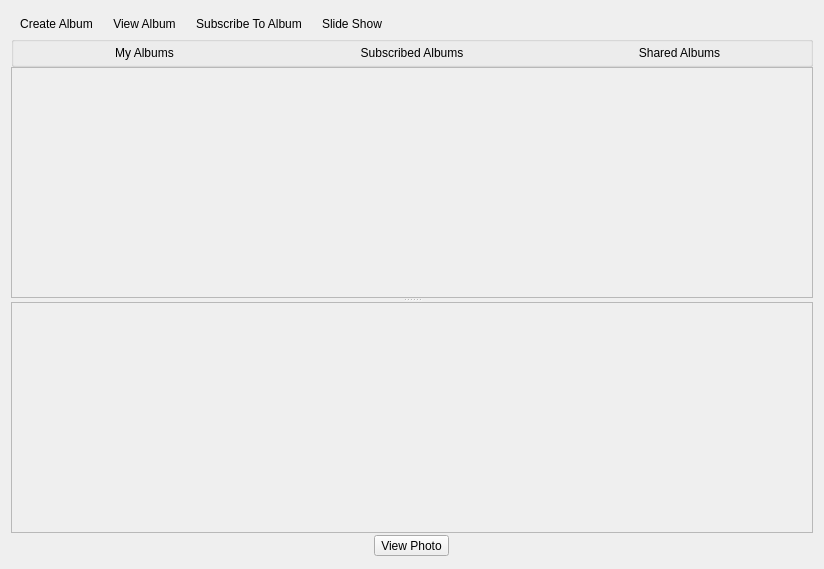
<?xml version="1.0" encoding="UTF-8"?>
<ui version="4.0">
 <class>PhotoShare</class>
 <widget class="QWidget" name="PhotoShare">
  <property name="geometry">
   <rect>
    <x>0</x>
    <y>0</y>
    <width>824</width>
    <height>569</height>
   </rect>
  </property>
  <property name="windowTitle">
   <string>Form</string>
  </property>
  <layout class="QVBoxLayout" name="verticalLayout">
   <property name="spacing">
    <number>0</number>
   </property>
   <item>
    <widget class="QFrame" name="toolBarFrame">
     <layout class="QHBoxLayout" name="horizontalLayout_5">
      <property name="margin">
       <number>2</number>
      </property>
      <item>
       <widget class="QToolButton" name="toolButton_NewAlbum">
        <property name="text">
         <string>Create Album</string>
        </property>
        <property name="icon">
         <iconset resource="../images.qrc">
          <normaloff>:/images/add_image24.png</normaloff>:/images/add_image24.png</iconset>
        </property>
        <property name="iconSize">
         <size>
          <width>24</width>
          <height>24</height>
         </size>
        </property>
        <property name="toolButtonStyle">
         <enum>Qt::ToolButtonTextBesideIcon</enum>
        </property>
        <property name="autoRaise">
         <bool>true</bool>
        </property>
       </widget>
      </item>
      <item>
       <widget class="QToolButton" name="toolButton_ViewAlbum">
        <property name="text">
         <string>View Album</string>
        </property>
        <property name="icon">
         <iconset resource="Photo_images.qrc">
          <normaloff>:/images/kview_24.png</normaloff>:/images/kview_24.png</iconset>
        </property>
        <property name="iconSize">
         <size>
          <width>24</width>
          <height>24</height>
         </size>
        </property>
        <property name="toolButtonStyle">
         <enum>Qt::ToolButtonTextBesideIcon</enum>
        </property>
        <property name="autoRaise">
         <bool>true</bool>
        </property>
       </widget>
      </item>
      <item>
       <widget class="QToolButton" name="toolButton_subscribe">
        <property name="text">
         <string>Subscribe To Album</string>
        </property>
        <property name="icon">
         <iconset resource="Photo_images.qrc">
          <normaloff>:/images/album_subscribe.png</normaloff>:/images/album_subscribe.png</iconset>
        </property>
        <property name="iconSize">
         <size>
          <width>24</width>
          <height>24</height>
         </size>
        </property>
        <property name="toolButtonStyle">
         <enum>Qt::ToolButtonTextBesideIcon</enum>
        </property>
        <property name="autoRaise">
         <bool>true</bool>
        </property>
       </widget>
      </item>
      <item>
       <widget class="QToolButton" name="toolButton_SlideShow">
        <property name="text">
         <string>Slide Show</string>
        </property>
        <property name="icon">
         <iconset resource="Photo_images.qrc">
          <normaloff>:/images/kuickshow.png</normaloff>:/images/kuickshow.png</iconset>
        </property>
        <property name="iconSize">
         <size>
          <width>24</width>
          <height>24</height>
         </size>
        </property>
        <property name="toolButtonStyle">
         <enum>Qt::ToolButtonTextBesideIcon</enum>
        </property>
        <property name="autoRaise">
         <bool>true</bool>
        </property>
       </widget>
      </item>
      <item>
       <spacer name="horizontalSpacer_3">
        <property name="orientation">
         <enum>Qt::Horizontal</enum>
        </property>
        <property name="sizeHint" stdset="0">
         <size>
          <width>40</width>
          <height>20</height>
         </size>
        </property>
       </spacer>
      </item>
     </layout>
    </widget>
   </item>
   <item>
    <widget class="QGroupBox" name="sortGroup">
     <property name="checkable">
      <bool>false</bool>
     </property>
     <layout class="QHBoxLayout" name="horizontalLayout">
      <property name="spacing">
       <number>6</number>
      </property>
      <property name="margin">
       <number>0</number>
      </property>
      <item>
       <widget class="QPushButton" name="pushButton_YourAlbums">
        <property name="text">
         <string>My Albums</string>
        </property>
        <property name="icon">
         <iconset resource="Photo_images.qrc">
          <normaloff>:/images/my_album_48.png</normaloff>:/images/my_album_48.png</iconset>
        </property>
        <property name="iconSize">
         <size>
          <width>48</width>
          <height>48</height>
         </size>
        </property>
        <property name="checkable">
         <bool>true</bool>
        </property>
        <property name="autoExclusive">
         <bool>true</bool>
        </property>
        <property name="flat">
         <bool>true</bool>
        </property>
       </widget>
      </item>
      <item>
       <widget class="QPushButton" name="pushButton_SubscribedAlbums">
        <property name="text">
         <string>Subscribed Albums</string>
        </property>
        <property name="icon">
         <iconset resource="Photo_images.qrc">
          <normaloff>:/images/subscribed_album_48.png</normaloff>:/images/subscribed_album_48.png</iconset>
        </property>
        <property name="iconSize">
         <size>
          <width>48</width>
          <height>48</height>
         </size>
        </property>
        <property name="checkable">
         <bool>true</bool>
        </property>
        <property name="autoExclusive">
         <bool>true</bool>
        </property>
        <property name="flat">
         <bool>true</bool>
        </property>
       </widget>
      </item>
      <item>
       <widget class="QPushButton" name="pushButton_SharedAlbums">
        <property name="text">
         <string>Shared Albums</string>
        </property>
        <property name="icon">
         <iconset resource="Photo_images.qrc">
          <normaloff>:/images/friends_album_48.png</normaloff>:/images/friends_album_48.png</iconset>
        </property>
        <property name="iconSize">
         <size>
          <width>48</width>
          <height>48</height>
         </size>
        </property>
        <property name="checkable">
         <bool>true</bool>
        </property>
        <property name="checked">
         <bool>false</bool>
        </property>
        <property name="autoExclusive">
         <bool>true</bool>
        </property>
        <property name="flat">
         <bool>true</bool>
        </property>
       </widget>
      </item>
     </layout>
    </widget>
   </item>
   <item>
    <widget class="QSplitter" name="splitter">
     <property name="orientation">
      <enum>Qt::Vertical</enum>
     </property>
     <widget class="QScrollArea" name="scrollArea">
      <property name="widgetResizable">
       <bool>true</bool>
      </property>
      <property name="alignment">
       <set>Qt::AlignBottom|Qt::AlignLeading|Qt::AlignLeft</set>
      </property>
      <widget class="QWidget" name="scrollAreaWidgetContents">
       <property name="geometry">
        <rect>
         <x>0</x>
         <y>0</y>
         <width>804</width>
         <height>208</height>
        </rect>
       </property>
       <property name="styleSheet">
        <string notr="true">QWidget#scrollAreaWidgetContents{border: none;}</string>
       </property>
       <layout class="QHBoxLayout" name="horizontalLayout_2">
        <item>
         <spacer name="horizontalSpacer">
          <property name="orientation">
           <enum>Qt::Horizontal</enum>
          </property>
          <property name="sizeHint" stdset="0">
           <size>
            <width>139</width>
            <height>20</height>
           </size>
          </property>
         </spacer>
        </item>
       </layout>
      </widget>
     </widget>
     <widget class="QScrollArea" name="scrollArea_2">
      <property name="widgetResizable">
       <bool>true</bool>
      </property>
      <property name="alignment">
       <set>Qt::AlignBottom|Qt::AlignLeading|Qt::AlignLeft</set>
      </property>
      <widget class="QWidget" name="scrollAreaWidgetContents_2">
       <property name="geometry">
        <rect>
         <x>0</x>
         <y>0</y>
         <width>804</width>
         <height>208</height>
        </rect>
       </property>
       <property name="styleSheet">
        <string notr="true">QWidget#scrollAreaWidgetContents{border: none;}</string>
       </property>
       <layout class="QHBoxLayout" name="horizontalLayout_3">
        <item>
         <spacer name="horizontalSpacer_2">
          <property name="orientation">
           <enum>Qt::Horizontal</enum>
          </property>
          <property name="sizeHint" stdset="0">
           <size>
            <width>426</width>
            <height>20</height>
           </size>
          </property>
         </spacer>
        </item>
       </layout>
      </widget>
     </widget>
    </widget>
   </item>
   <item>
    <layout class="QHBoxLayout" name="horizontalLayout_6">
     <property name="topMargin">
      <number>2</number>
     </property>
     <property name="bottomMargin">
      <number>2</number>
     </property>
     <item>
      <widget class="QToolButton" name="toolButton_ViewPhoto">
       <property name="text">
        <string>View Photo</string>
       </property>
       <property name="icon">
        <iconset resource="Photo_images.qrc">
         <normaloff>:/images/kview_24.png</normaloff>:/images/kview_24.png</iconset>
       </property>
       <property name="iconSize">
        <size>
         <width>24</width>
         <height>24</height>
        </size>
       </property>
       <property name="toolButtonStyle">
        <enum>Qt::ToolButtonTextBesideIcon</enum>
       </property>
      </widget>
     </item>
    </layout>
   </item>
  </layout>
 </widget>
 <resources>
  <include location="../images.qrc"/>
  <include location="Photo_images.qrc"/>
 </resources>
 <connections/>
</ui>
